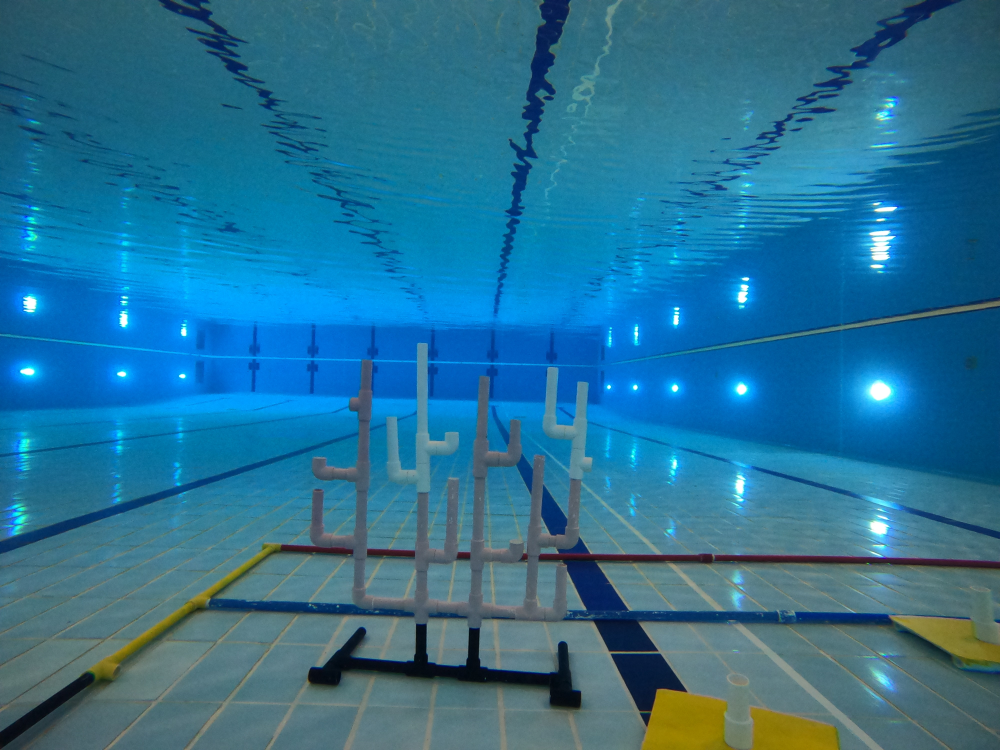
#> input picture scripts/albert/res/old_coral1.JPG, 4000 x 3000 px (shown at 1/4 size)
$ python align_base.py
#> lines starting #> are read from the running program, lines starting #| are printed output that depends on the picture; after the words box and inside, x2 and y2 are one past the last pixel; in counts of white or black regions, pixels touching at a corner belong together
import cv2
import numpy as np

def auto_resize(img, target_width=800):
    print("Original Dimension: ", img.shape)

    orig_height, orig_width = img.shape[:2]
    scale_ratio = target_width / orig_width

    new_width = int(img.shape[1] * (scale_ratio))
    new_height= int(img.shape[0] * (scale_ratio))
    dim = (new_width, new_height)
    resized = cv2.resize(img, dim, interpolation=cv2.INTER_AREA)

    print("Resized Dimension: ", resized.shape, '\n')
    return resized

def extend_range(value, is_type_hue, upper_or_lower, tolerance):
    """ extend hsv range based on type_hue """

    if is_type_hue == 1:
        # set the boundary for hue (0-180)°
        boundary = 180
    else:
        # set the boundary for saturation and value (0-255)
        boundary = 255

    if upper_or_lower == 'u':
        if(value + tolerance > boundary):
            value = boundary
        else:
            value = value + tolerance

    elif upper_or_lower == 'l':
        if (value - tolerance < 0):
            value = 0
        else:
            value = value - tolerance

    return value

def get_black_base(hsv, actual_hsv=[105,198,18], tolerance=[30,50,30]):
    """ get black base mask to mask over img """

    # cv2.imshow("hsv", hsv)

    hue, sat, val = actual_hsv
    print("HSV actual:", actual_hsv)

    hue_tol, sat_tol, val_tol = tolerance
    print("HSV tolerance:", tolerance)

    hue_upper = extend_range(hue, 1, 'u', hue_tol)
    hue_lower = extend_range(hue, 1, 'l', hue_tol)
    sat_upper = extend_range(sat, 0, 'u', sat_tol)
    sat_lower = extend_range(sat, 0, 'l', sat_tol)
    val_upper = extend_range(val, 0, 'u', val_tol)
    val_lower = extend_range(val, 0, 'l', val_tol)

    upper =  np.array([hue_upper, sat_upper, val_upper])
    lower =  np.array([hue_lower, sat_lower, val_lower])
    print("HSV range:", lower, upper, '\n')

    base_mask = cv2.inRange(hsv, lower, upper)
    # cv2.imshow("base_mask", base_mask)

    cv2.waitKey(0)

    return base_mask

def get_mid_line(src, mask):
    """ close operation to remove noise, then draw line based on midpoint of biggest contour (black base) """

    closed = cv2.morphologyEx(mask, cv2.MORPH_CLOSE, np.ones((3,3), dtype=np.uint8))

    contours, hierarchy = cv2.findContours(closed, cv2.RETR_EXTERNAL, cv2.CHAIN_APPROX_SIMPLE)
    num_contours = len(contours)
    if num_contours == 0:
        print("ERROR: 0 contours found")
        cv2.imshow("closed", closed)
        cv2.waitKey(0)
        exit()
    else:
        print("no. of contours found: ", num_contours)

    # find the biggest countour (c) by area
    c = max(contours, key = cv2.contourArea)

    x,y,w,h = cv2.boundingRect(c)
    cv2.rectangle(src, (x,y), (x+w,y+h), (255,0,0), 5)

    height, width = src.shape[:2]
    cv2.line(src, (x+w//2, 0), (x+w//2, height), (0,0,255), 2)

    cv2.namedWindow("line", cv2.WINDOW_NORMAL)
    cv2.imshow("line", src)
    cv2.waitKey(0)

    return [x, y, w, h]

def crop_to_standard(src, base_dim, approx_height_ratio=4.5, crop_extend=0.15):
    x, y, w, h = base_dim

    lower_x = int(x - crop_extend * w)
    lower_y = int(y - (approx_height_ratio + crop_extend) * h)

    upper_x = int(x + (1 + crop_extend) * w)
    upper_y = int(y + (1 + crop_extend) * h)

    print("src.shape:", src.shape)
    print("calc out:", lower_y, upper_y, lower_x, upper_x)

    cropped = src[lower_y:upper_y, lower_x:upper_x]
    # cropped = auto_resize(cropped, target_width=360)

    cv2.imshow("cropped", cropped)
    k = cv2.waitKey(0)
    if k == ord('s'):
        print("saving cropped image with dim:", cropped.shape)
        cv2.imwrite("cropped_old.jpg", cropped)


src = cv2.imread("res/old_coral1.JPG")
#> src is the input picture: shape (3000, 4000, 3); mean B, G, R 147.4, 112.9, 40.1
if src is None:
    exit("ERROR: failed to read image")

# src = auto_resize(src)

hsv = cv2.cvtColor(src, cv2.COLOR_BGR2HSV)
#> hsv: shape (3000, 4000, 3); mean H, S, V 96.9, 180, 149.7

base_mask = get_black_base(hsv)
#> in get_black_base, `base_mask = cv2.inRange(hsv, lower, upper)`:
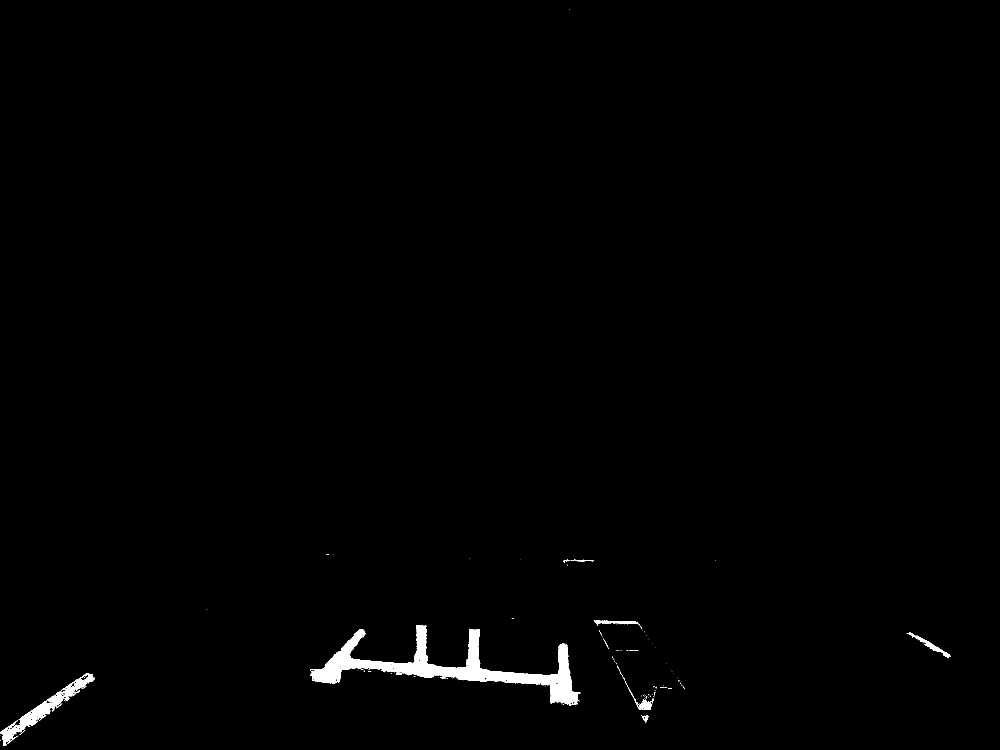
#> base_mask: shape (3000, 4000) (shown at 1/4 size); 0.79% white; 331 white regions (301 under 20 px), largest, box (x1, y1, x2, y2) and area: (1240, 2501, 2320, 2822) 72247, (0, 2692, 378, 2984) 14593, (3633, 2530, 3802, 2633) 2067

base_dim = get_mid_line(src, base_mask)
#> in get_mid_line, `closed = cv2.morphologyEx(mask, cv2.MORPH_CLOSE, np.ones((3,3), dtype=..`: closed: shape (3000, 4000); 0.83% white; 150 white regions (125 under 20 px)
#> in get_mid_line, `contours, hierarchy = cv2.findContours(closed, cv2.RETR_EXTERNAL, cv2...`: contours = 147 contours, 135 with area under 20; largest, box (x1, y1, x2, y2) and area: (1240, 2501, 2323, 2822) 74270, (0, 2692, 378, 2984) 16972, (3627, 2530, 3802, 2633) 2132, (2375, 2481, 2557, 2502) 1569, (2543, 2796, 2609, 2839) 1412
#> in get_mid_line, `num_contours = len(contours)`: num_contours = 147
#| no. of contours found:  147
#> in get_mid_line, `c = max(contours, key = cv2.contourArea)`: c = contour of 1553 points, box (x1, y1, x2, y2) (1240, 2501, 2323, 2822), area 74270
#> in get_mid_line, `x,y,w,h = cv2.boundingRect(c)`: x = 1240; y = 2501; w = 1083; h = 321
#> base_dim = [1240, 2501, 1083, 321]

cv2.namedWindow("cropped", cv2.WINDOW_NORMAL)
crop_to_standard(src, base_dim, approx_height_ratio=3.5)
#> in crop_to_standard, `x, y, w, h = base_dim`: x = 1240; y = 2501; w = 1083; h = 321
#> in crop_to_standard, `lower_x = int(x - crop_extend * w)`: lower_x = 1077
#> in crop_to_standard, `lower_y = int(y - (approx_height_ratio + crop_extend) * h)`: lower_y = 1329
#> in crop_to_standard, `upper_x = int(x + (1 + crop_extend) * w)`: upper_x = 2485
#> in crop_to_standard, `upper_y = int(y + (1 + crop_extend) * h)`: upper_y = 2870
#| src.shape: (3000, 4000, 3)
#| calc out: 1329 2870 1077 2485
#> in crop_to_standard, `cropped = src[lower_y:upper_y, lower_x:upper_x]`:
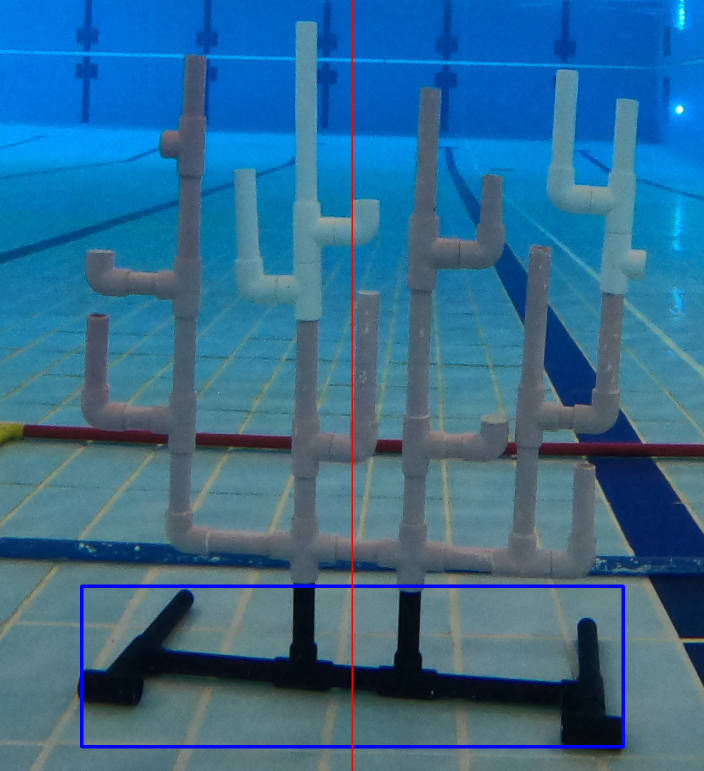
#> cropped: shape (1541, 1408, 3) (shown at 1/2 size); mean B, G, R 142.8, 106.9, 51.3
#> (key Esc is pressed here)

$ run again, with scripts/albert/res/crop_orig_coral.JPG copied over scripts/albert/res/old_coral1.JPG
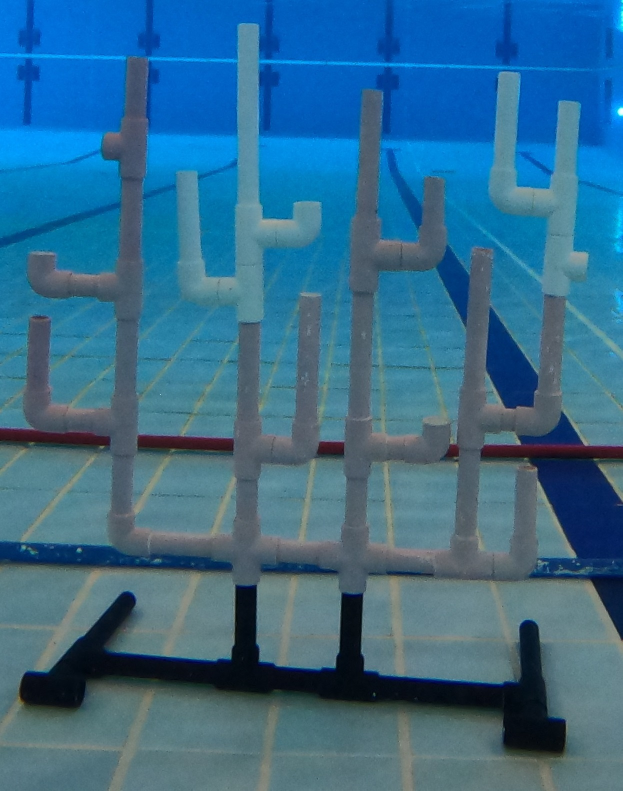
#> input picture scripts/albert/res/crop_orig_coral.JPG, 1245 x 1581 px (shown at 1/2 size)
#> src is the input picture: shape (1581, 1245, 3); mean B, G, R 139.6, 107.1, 53.4
#> hsv: shape (1581, 1245, 3); mean H, S, V 99.2, 145.2, 140.3
#> in get_black_base, `base_mask = cv2.inRange(hsv, lower, upper)`:
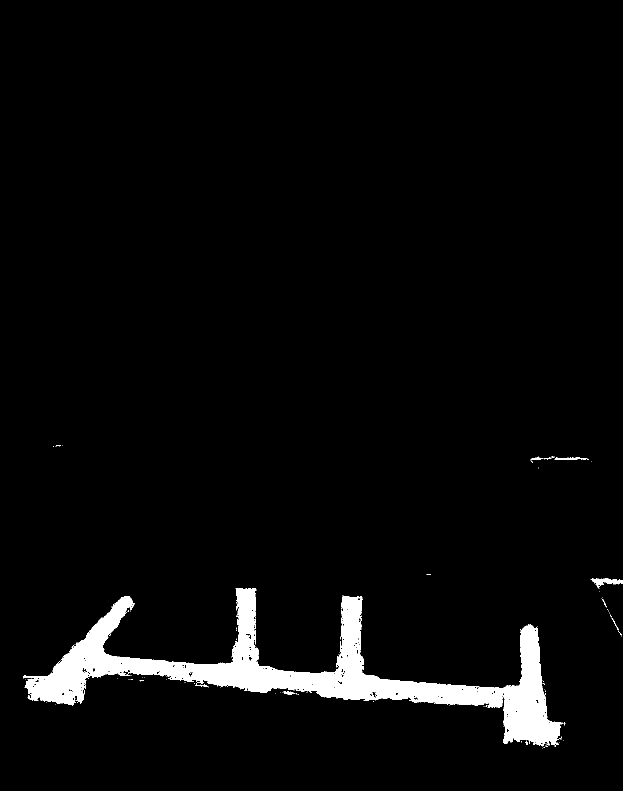
#> base_mask: shape (1581, 1245) (shown at 1/2 size); 3.8% white; 125 white regions (114 under 20 px), largest, box (x1, y1, x2, y2) and area: (47, 1176, 1127, 1493) 72379, (1181, 1157, 1245, 1178) 559, (1109, 914, 1175, 920) 207
#> closed: shape (1581, 1245); 3.9% white; 39 white regions (33 under 20 px)
#> contours = 39 contours, 34 with area under 20; largest, box (x1, y1, x2, y2) and area: (47, 1176, 1131, 1493) 74066, (1181, 1157, 1245, 1178) 541, (1109, 914, 1178, 920) 167, (1061, 912, 1109, 926) 100, (1220, 1229, 1238, 1263) 20
#> num_contours = 39
#| no. of contours found:  39
#> c = contour of 1647 points, box (x1, y1, x2, y2) (47, 1176, 1131, 1493), area 74066
#> in get_mid_line, `x,y,w,h = cv2.boundingRect(c)`: x = 47; y = 1176; w = 1084; h = 317
#> base_dim = [47, 1176, 1084, 317]
#> in crop_to_standard, `x, y, w, h = base_dim`: x = 47; y = 1176; w = 1084; h = 317
#> lower_x = -115
#> lower_y = 18
#> upper_x = 1293
#> upper_y = 1540
#| src.shape: (1581, 1245, 3)
#| calc out: 18 1540 -115 1293
#> in crop_to_standard, `cropped = src[lower_y:upper_y, lower_x:upper_x]`:
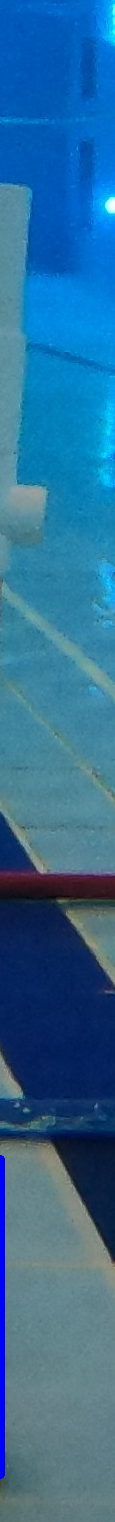
#> cropped: shape (1522, 115, 3); mean B, G, R 149.5, 108, 46.7

$ run again, with scripts/albert/res/image.jpg copied over scripts/albert/res/old_coral1.JPG
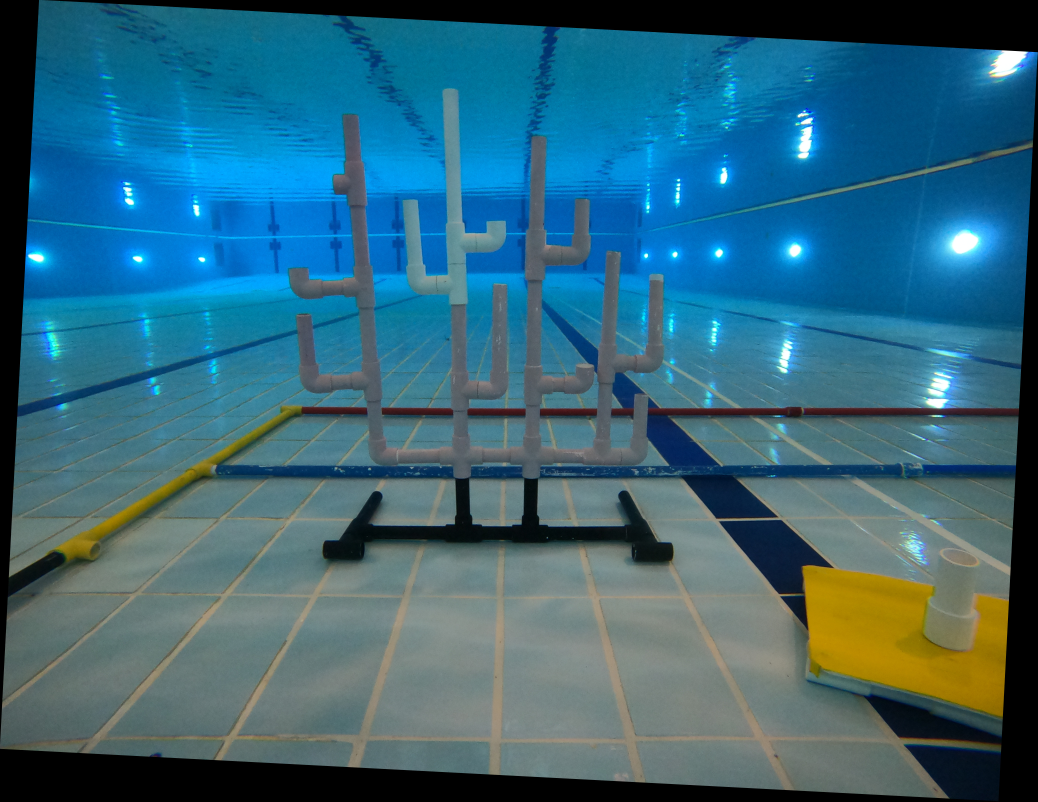
#> input picture scripts/albert/res/image.jpg, 4151 x 3205 px (shown at 1/4 size)
#> src is the input picture: shape (3205, 4151, 3); mean B, G, R 122.1, 103, 52.7
#> hsv: shape (3205, 4151, 3); mean H, S, V 81.1, 134.7, 128.3
#> in get_black_base, `base_mask = cv2.inRange(hsv, lower, upper)`:
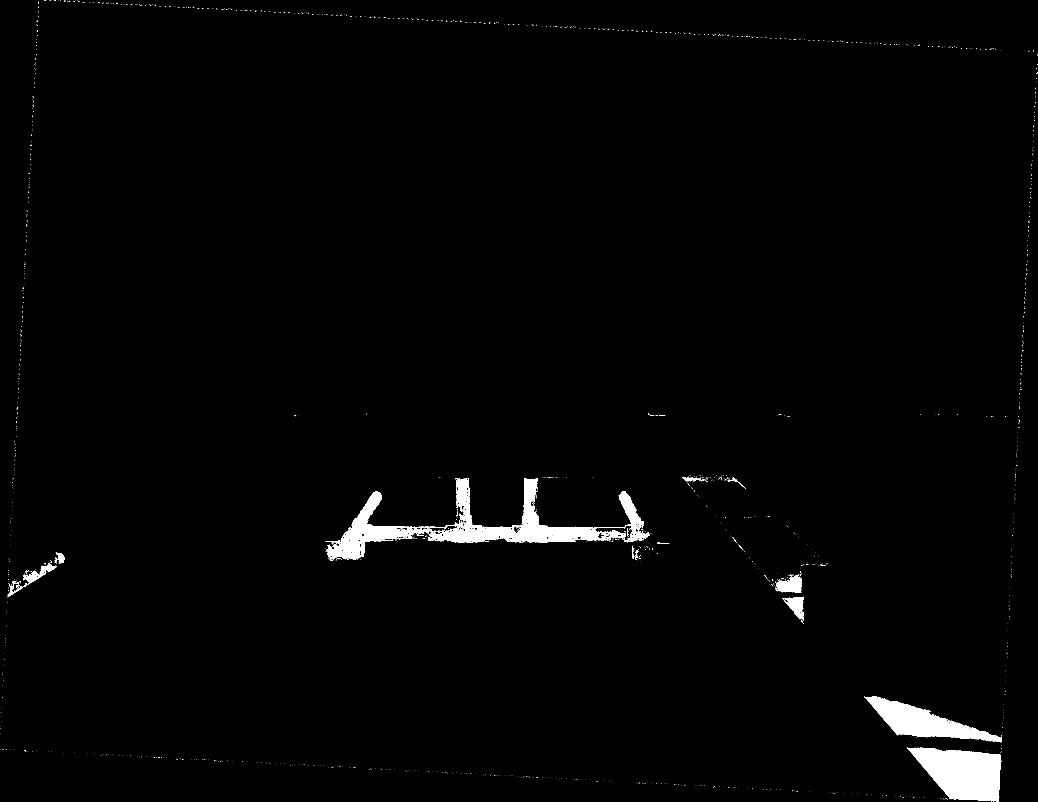
#> base_mask: shape (3205, 4151) (shown at 1/4 size); 1.5% white; 1900 white regions (1861 under 20 px), largest, box (x1, y1, x2, y2) and area: (1302, 1912, 2600, 2238) 84720, (3627, 2990, 4004, 3205) 54142, (3458, 2786, 4007, 2969) 37358
#> closed: shape (3205, 4151); 1.6% white; 1452 white regions (1423 under 20 px)
#> contours = 1444 contours, 1424 with area under 20; largest, box (x1, y1, x2, y2) and area: (1302, 1912, 2600, 2243) 97869, (3627, 2990, 4004, 3205) 54034, (3458, 2786, 4008, 2971) 37874, (3100, 2302, 3208, 2370) 4614, (3129, 2387, 3215, 2482) 3918
#> num_contours = 1444
#| no. of contours found:  1444
#> c = contour of 2664 points, box (x1, y1, x2, y2) (1302, 1912, 2600, 2243), area 97869
#> in get_mid_line, `x,y,w,h = cv2.boundingRect(c)`: x = 1302; y = 1912; w = 1298; h = 331
#> base_dim = [1302, 1912, 1298, 331]
#> in crop_to_standard, `x, y, w, h = base_dim`: x = 1302; y = 1912; w = 1298; h = 331
#> lower_x = 1107
#> lower_y = 703
#> upper_x = 2794
#> upper_y = 2292
#| src.shape: (3205, 4151, 3)
#| calc out: 703 2292 1107 2794
#> in crop_to_standard, `cropped = src[lower_y:upper_y, lower_x:upper_x]`:
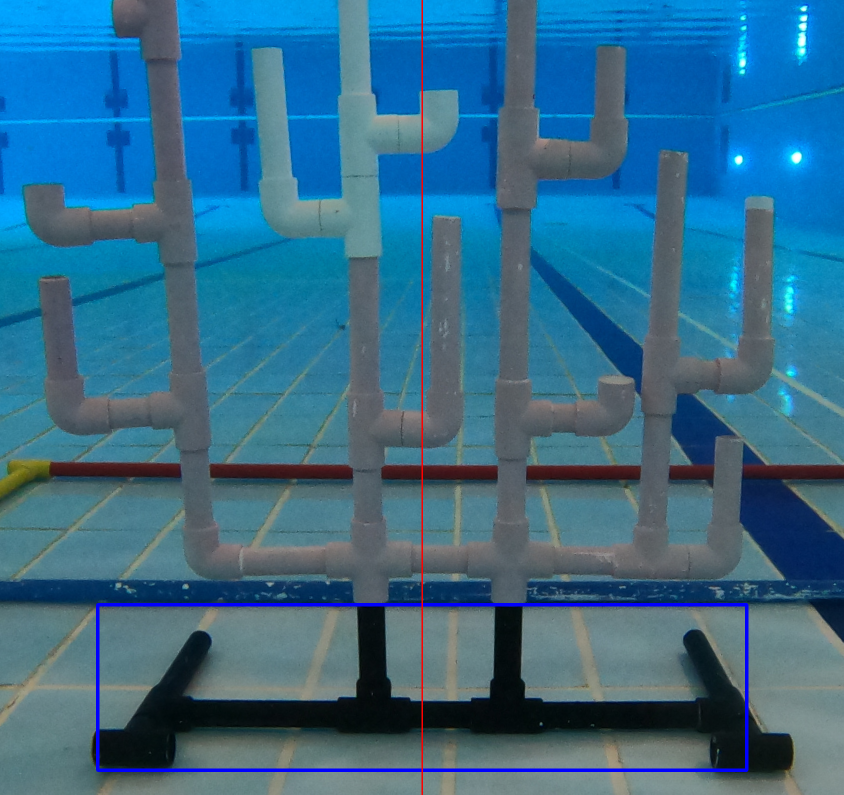
#> cropped: shape (1589, 1687, 3) (shown at 1/2 size); mean B, G, R 137.6, 106.9, 53
